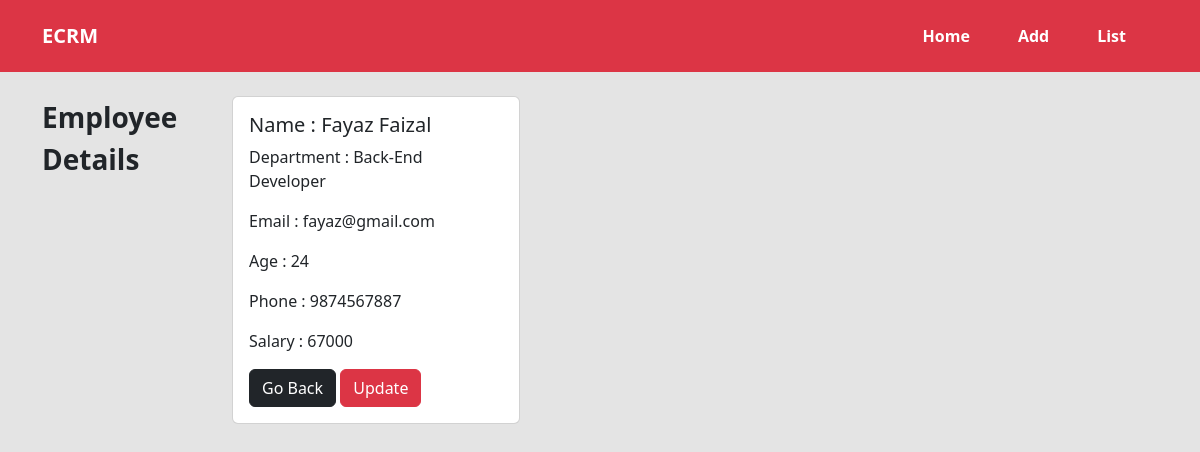
The app's page /emp/13/details/ with its own data.
### crm/models.py (models this page shows, shortened)
class Employees(models.Model):
    name=models.CharField(max_length=100)
    department=models.CharField(max_length=100)
    salary=models.PositiveBigIntegerField()
    email=models.EmailField(unique=True)
    age=models.PositiveBigIntegerField()
    phone=models.IntegerField()

### crm/views.py (the view)
# urls.py: path('emp/<int:pk>/details/', views.ViewEmpDetail.as_view(), name="detail_emp"),
class ViewEmpDetail(View):
    def get(self,request,*args,**kwargs):
        id=kwargs.get("pk")
        qs=Employees.objects.get(id=id)
        return render(request,"emp_detail.html",{"data":qs})

### crm/templates/emp_detail.html (shortened to what this page needs)
<!DOCTYPE html>
<html lang="en">
{% load static %}
{% include 'header.html' %}
<body>
    {% include 'navbar.html' %}
    <div class="container">
        <div class=" row d-flex justify-content-around mt-3 mt-lg-4">
            <div class="col-lg-2 col-md-4 col-sm-12 col-12">
                <p class="fw-bold fs-3 text-start">Employee <br> Details</p><br>
            </div>
            <div class="col-lg-10 col-md-8 col-sm-12 col-12">
                <div class="card" style="width: 18rem;">
                    <div class="card-body">
                        <h5 class="card-title">Name : {{data.name}}</h5>
                        <p class="card-text">Department : {{data.department}}</p>
                        <p class="card-text">Email : {{data.email}}</p>
                        <p class="card-text">Age : {{data.age}}</p>
                        <p class="card-text">Phone : {{data.phone}}</p>
                        <p class="card-text">Salary : {{data.salary}}</p>
                        <a href="{% url 'view_emp' %}" class="btn btn-dark">Go Back</a>
                        <a href="{% url 'update_emp' data.id %}" class="btn btn-danger">Update</a>
                    </div>
                </div>
            </div>
        </div>
    </div>
</body>
</html>

### crm/templates/header.html (style rules this page uses)
body { background-color: #e4e4e4; }

### records on screen
Employees: name "Fayaz Faizal", department "Back-End Developer", email "fayaz@gmail.com", age "24", phone "9874567887", salary "67000"
